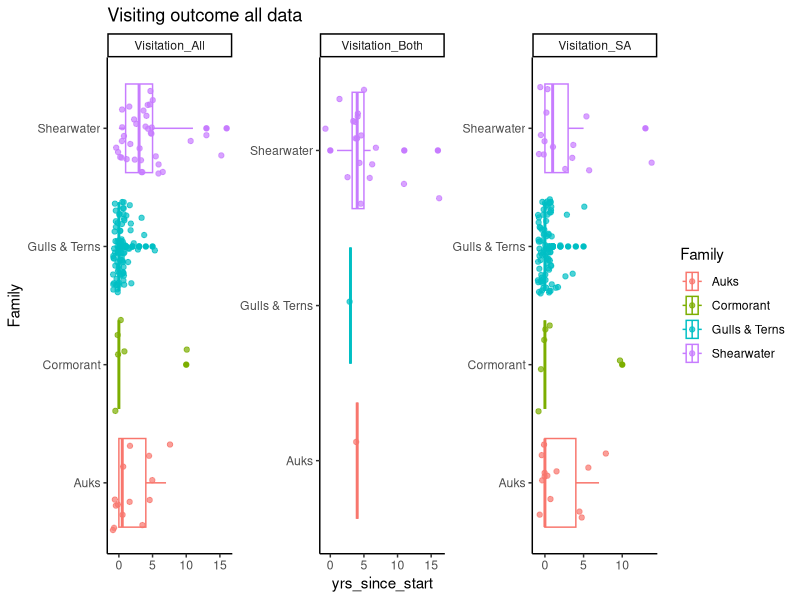

The R source for this figure:
library(tidyverse)

#11/21: allstartyr has start year that's earliest (what's needed for "both". and if it's just translocationm
#SA is NA for start years, so allstartyr is the correct starting point for either both, trans only, or SA only)
all_data <- read_csv(here::here("./data/Spatz_etal_2023_eventdata_PNAS.csv"))
visitation_select_data <- all_data %>%
  select(EventID, Family, Order, SA_Implementation, 
         Trans_Implementation, 
         Visitation_Yr1_SinceOperation,
         Data_Quality, Visitation_PreOperation, Visitation_Operation, method, AllStartYr) %>%
  filter(Visitation_PreOperation == "No", 
         Visitation_Operation == "Yes",
         AllStartYr < 2018,
         Data_Quality == 1) %>% 
  mutate(Family = if_else(Family %in% c("Hydrobatidae", "Oceanitidae"),  "Petrel", Family))
  

bad_fam <- visitation_select_data %>%
  group_by(Family) %>%
  summarise(num_fam = n()) %>%
  filter(num_fam < 5)
  

#selection/filter for JUST social attraction visitation events
visitation_SA <- visitation_select_data %>% 
  filter(SA_Implementation == "Partially Achieved" | SA_Implementation == "Achieved",
         method == "Social_Attraction") %>%
  mutate(panel = "Visitation_SA")

#selection/filter for JUST translocation  events (which will be 
#used for all later)
visitation_trans <- visitation_select_data %>% 
  filter(Trans_Implementation == "Partially Achieved" | Trans_Implementation == "Achieved" ,
         method == "Translocation") %>%
  mutate(panel = "Visitation_Trans")
  
#selection/filter for BOTH translocation and social attraction visitation events
visitation_both <- visitation_select_data %>% 
  filter(SA_Implementation == "Partially Achieved" | SA_Implementation == "Achieved",
         Trans_Implementation == "Partially Achieved" | Trans_Implementation == "Achieved" ,
         method == "Both") %>%
  mutate(panel = "Visitation_Both")

#create all_data by rbinding just to have
visitation_all <- rbind(visitation_SA, visitation_trans, visitation_both) %>%
  mutate(panel = "Visitation_All")

#for our all panel, need to combine the three dataframes we've just made
#need to remove code that removes 5 families from prev code, but apply that post rbind

all_data_clean <- rbind(visitation_SA, visitation_both, visitation_all) %>%
  mutate(yrs_since_start = Visitation_Yr1_SinceOperation - AllStartYr,
         outcome = "visitation") %>%
  anti_join(bad_fam, by = "Family") %>%
  mutate(Family = case_when(Family == "Procellariidae" ~ "Shearwater",
                            Family == "Phalacrocoracidae" ~ "Cormorant",
                            Family == "Laridae" ~ "Gulls & Terns",
                            Family == "Alcidae" ~ "Auks"))

#plot kinda
#all data
ggplot(all_data_clean, aes(x=yrs_since_start, y=Family, col=Family)) +
  geom_boxplot(horizontal = TRUE) +
  facet_wrap(~panel, scales="free") +
  geom_jitter(alpha = 0.7, width = 0.9) +
  ggtitle("Visiting outcome all data") +
  theme_classic()

             